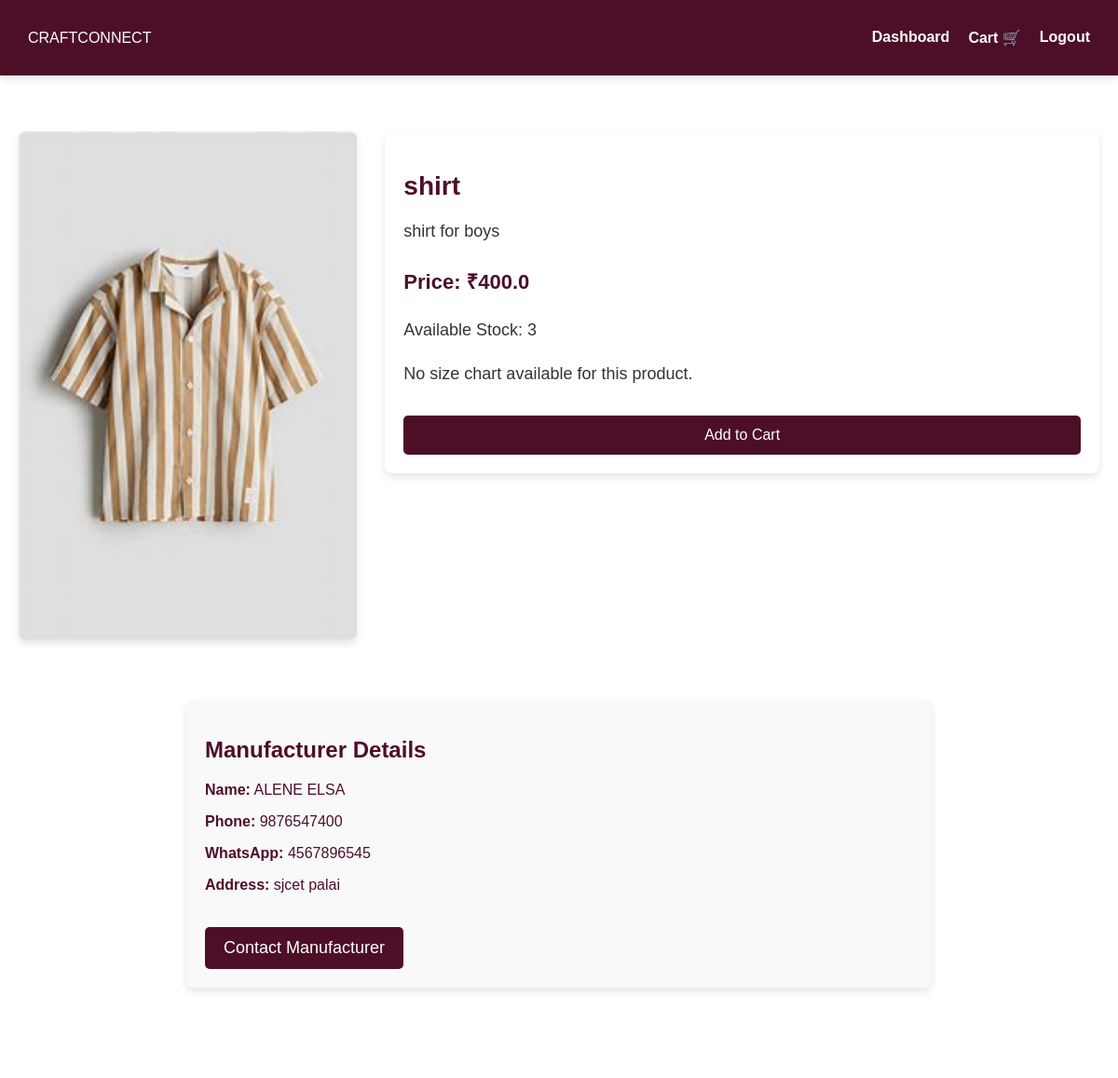
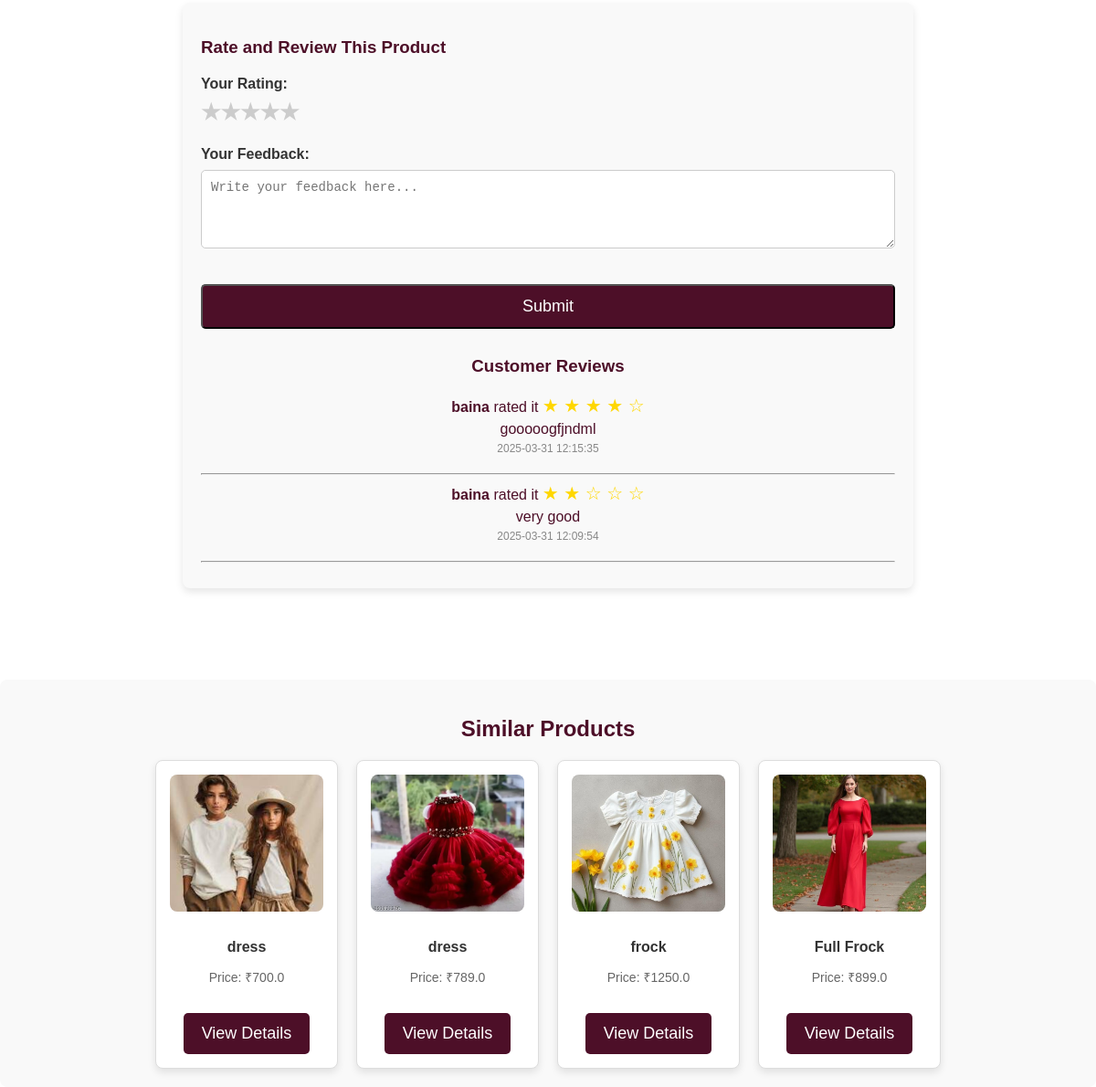
The page /product_details/3 (signed in) on the database its author committed (2 pictures, top to bottom).
### tables this page shows
CREATE TABLE products (
            id INTEGER PRIMARY KEY AUTOINCREMENT,
            name TEXT NOT NULL,
            description TEXT NOT NULL,
            price REAL NOT NULL,
            image TEXT NOT NULL,
            manufacturer_id INTEGER, approved INTEGER DEFAULT 0, category TEXT, stock_limit INTEGER DEFAULT NULL, size_chart TEXT,
            FOREIGN KEY (manufacturer_id) REFERENCES users (id)
        );

CREATE TABLE users (
            id INTEGER PRIMARY KEY AUTOINCREMENT,
            name TEXT NOT NULL,
            email TEXT UNIQUE NOT NULL,
            password TEXT NOT NULL,
            user_type TEXT NOT NULL,
            profile_pic TEXT DEFAULT 'default_profile.jpg'
        , phone TEXT, whatsapp TEXT, address TEXT, description TEXT, username TEXT, suspended default 0, is_logged_in INTEGER DEFAULT 0);

CREATE TABLE product_reviews (
            id INTEGER PRIMARY KEY AUTOINCREMENT,
            product_id INTEGER NOT NULL,
            user_id INTEGER NOT NULL,
            rating INTEGER NOT NULL,
            feedback TEXT NOT NULL,
            timestamp DATETIME DEFAULT CURRENT_TIMESTAMP,
            FOREIGN KEY (product_id) REFERENCES products (id),
            FOREIGN KEY (user_id) REFERENCES users (id)
        );

### app.py (the view)
@app.route('/product_details/<int:product_id>')
def product_details(product_id):
    conn = sqlite3.connect("craftconnect.db")
    conn.row_factory = sqlite3.Row
    cursor = conn.cursor()
    cursor.execute("""
        SELECT p.id, p.name, p.description, p.price, p.image, p.category, p.stock_limit, p.size_chart,
               m.id AS manufacturer_id, m.name AS manufacturer_name, m.phone, m.whatsapp, m.address,
               m.description AS manufacturer_description
        FROM products p
        JOIN users m ON p.manufacturer_id = m.id
        WHERE p.id = ?
    """, (product_id,))
    product = cursor.fetchone()
    if not product:
        conn.close()
        flash("Product not found.", "danger")
        return redirect(url_for("browse_products"))
    cursor.execute("""
        SELECT id, name, price, image
        FROM products
        WHERE category = ? AND id != ?
        LIMIT 4
    """, (product["category"], product_id))
    similar_products = cursor.fetchall()
    cursor.execute("""
        SELECT r.rating, r.feedback, r.timestamp, u.name AS user_name
        FROM product_reviews r
        JOIN users u ON r.user_id = u.id
        WHERE r.product_id = ?
        ORDER BY r.timestamp DESC
    """, (product_id,))
    reviews = cursor.fetchall()
    conn.close()
    return render_template("product_details.html", product=product, similar_products=similar_products, reviews=reviews)

### templates/product_details.html (shortened to what this page needs)
<!DOCTYPE html>
<html lang="en">
<head>
    <link rel="stylesheet" href="{{ url_for('static', filename='css/styles.css') }}">
</head>
<body>
    <nav class="navbar">
        <div class="logo">CRAFTCONNECT</div>
        <ul class="nav-links">
            <li><a href="{{ url_for('customer_dashboard') }}">Dashboard</a></li>
            <li><a href="{{ url_for('cart') }}">Cart 🛒</a></li>
            <li><a href="{{ url_for('logout') }}">Logout</a></li>
        </ul>
    </nav>
    <section class="product-details-container">
        <div class="product-image">
            <img src="{{ url_for('static', filename='uploads/' + product[4]) }}" alt="{{ product[1] }}">
        </div>
        <div class="product-details">
            <h1>{{ product[1] }}</h1>
            <p>{{ product[2] }}</p>
            <p class="price">Price: ₹{{ product[3] }}</p>
            <p class="stock">
    {% if product[6] is not none and product[6] > 0 %}
        Available Stock: {{ product[6] }}
    {% elif product[6] == 0 %}
        Out of Stock
    {% else %}
        Stock: Unlimited
    {% endif %}
</p>
            {% if product[5] == 'Clothing' %}
            {% if product[7] %}
                <button class="button" onclick="openModal()">View Size Chart</button>
            Modal for Size Chart
                <div id="sizeChartModal" class="modal">
                  <div class="modal-content">
                    <span class="close" onclick="closeModal()">&times;</span>
                    <img src="{{ url_for('static', filename='uploads/' + product[7]) }}" alt="Size Chart" class="size-chart-image">
                  </div>
                </div>
            {% else %}
                    <p>No size chart available for this product.</p>
            {% endif %}
            <form action="{{ url_for('add_to_cart', product_id=product[0]) }}" method="POST">
                <button type="submit" class="button">Add to Cart</button>
            </form>
            {% endif %}
        </div>
    </section>
    <section class="manufacturer-container">
        <h2>Manufacturer Details</h2>
        <p><strong>Name:</strong> {{ product[9] }}</p>
        <p><strong>Phone:</strong> {{ product[10] }}</p>
        <p><strong>WhatsApp:</strong> {{ product[11] }}</p>
        <p><strong>Address:</strong> {{ product[12] }}</p>
        <a href="{{ url_for('contact_manufacturer', product_id=product[0], manufacturer_id=product[8], customer_id=session['user_id']) }}" class="button">
          Contact Manufacturer
        </a>
    </section>
    <section class="feedback-container">
        <h3>Rate and Review This Product</h3>
        <form method="POST" action="{{ url_for('submit_rating', product_id=product['id']) }}">
            <label for="rating">Your Rating:</label>
            <div class="star-rating">
                <label for="star5" title="5 stars">&#9733;</label>
                <label for="star4" title="4 stars">&#9733;</label>
                <label for="star3" title="3 stars">&#9733;</label>
                <label for="star2" title="2 stars">&#9733;</label>
                <label for="star1" title="1 star">&#9733;</label>
            </div>
            <label for="feedback">Your Feedback:</label>
            <textarea id="feedback" name="feedback" rows="4" placeholder="Write your feedback here..." required></textarea>
            <button type="submit" class="button">Submit</button>
        </form>
        <div class="existing-reviews">
            <h3>Customer Reviews</h3>
            {% if reviews %}
                {% for review in reviews %}
                <div class="review">
                    <p><strong>{{ review['user_name'] }}</strong> rated it
                        <span class="stars">
                            {% for i in range(review['rating']) %}
                                &#9733;
                            {% endfor %}
                            {% for i in range(5 - review['rating']) %}
                                &#9734;
                            {% endfor %}
                        </span>
                    </p>
                    <p>{{ review['feedback'] }}</p>
                    <p class="review-date">{{ review['timestamp'] }}</p>
                </div>
                <hr>
                {% endfor %}
            {% else %}
                <p>No reviews yet. Be the first to review this product!</p>
            {% endif %}
        </div>
    </section>
    <section class="similar-products">
        <h2>Similar Products</h2>
        <div class="product-grid">
            {% for similar_product in similar_products %}
            <div class="product-card">
                <img src="{{ url_for('static', filename='uploads/' + similar_product[3]) }}" alt="{{ similar_product[1] }}">
                <h3>{{ similar_product[1] }}</h3>
                <p>Price: ₹{{ similar_product[2] }}</p>
                <a href="{{ url_for('product_details', product_id=similar_product[0]) }}" class="button">View Details</a>
            </div>
            {% endfor %}
        </div>
    </section>
</body>
</html>

### static/css/styles.css (style rules this page uses)
body { margin: 0; padding: 0; overflow-x: hidden; font-family: Arial, sans-serif; background: white; color: #4D0F28; min-height: 100vh; box-sizing: border-box; width:100%; max-width: 100%; }
.navbar { display: flex; justify-content: space-between; align-items: center; padding: 15px 30px; background: #4D0F28; color: white; box-shadow: 0px 4px 8px rgba(0, 0, 0, 0.1); max-width: 100%; flex-wrap: wrap; }
.nav-links { list-style: none; display: flex; gap: 20px; }
.nav-links a { text-decoration: none; color: white; font-size: 16px; font-weight: bold; transition: color 0.3s ease; }
.button { display: inline-block; margin-top: 20px; padding: 12px 20px; font-size: 18px; background: #4D0F28; color: white; text-decoration: none; border-radius: 5px; transition: 0.3s ease; }
* { outline: none; box-sizing: border-box; max-width: 100vw; }
.product-card { background: #fff; color: #4D0F28; padding: 20px; box-shadow: 0px 4px 8px rgba(0, 0, 0, 0.15); text-align: center; border-radius: 8px; transition: transform 0.3s ease, box-shadow 0.3s ease; width: 250px; }
.product-card img { width: 100%; height: 200px; object-fit: cover; border-radius: 5px; margin-bottom: 15px; }
.product-card h3 { font-size: 18px; color: #4D0F28; margin-bottom: 10px; }
.product-card p { font-size: 16px; color: #666; margin-bottom: 10px; }
input, button { width: 100%; padding: 10px; margin-top: 5px; }
.product-details-container { display: flex; flex-wrap: wrap; justify-content: space-between; align-items: flex-start; margin: 40px auto; gap: 30px; max-width: 1200px; padding: 20px; }
.product-image { flex: 1; max-width: 400px; }
.product-image img { width: 100%; border-radius: 8px; box-shadow: 0px 4px 8px rgba(0, 0, 0, 0.1); transition: transform 0.3s ease; cursor: zoom-in; }
.product-details { flex: 2; text-align: left; background: #fff; padding: 20px; border-radius: 8px; box-shadow: 0px 4px 8px rgba(0, 0, 0, 0.1); }
.product-details h1 { font-size: 28px; color: #4D0F28; margin-bottom: 15px; }
.product-details p { font-size: 18px; color: #333; margin-bottom: 10px; line-height: 1.6; }
.product-details .price { font-size: 22px; font-weight: bold; color: #4D0F28; margin-bottom: 20px; }
.product-details .button { padding: 12px 25px; background: #4D0F28; color: white; border: none; border-radius: 5px; cursor: pointer; transition: background 0.3s ease; font-size: 16px; }
.similar-products { margin-top: 40px; padding: 20px; background-color: #f9f9f9; border-radius: 8px; }
.similar-products h2 { text-align: center; color: #4D0F28; margin-bottom: 20px; }
.product-grid { display: flex; flex-wrap: wrap; gap: 20px; justify-content: center; }
.product-card { background-color: #fff; border: 1px solid #ddd; border-radius: 8px; width: 200px; padding: 15px; text-align: center; box-shadow: 0 4px 8px rgba(0, 0, 0, 0.1); }
.product-card img { width: 100%; height: 150px; object-fit: cover; border-radius: 8px; margin-bottom: 10px; }
.product-card h3 { font-size: 16px; color: #333; margin-bottom: 5px; }
.product-card p { font-size: 14px; color: #666; margin-bottom: 10px; }
.price { font-size: 18px; font-weight: bold; color: #4D0F28; }
.feedback-container h3 { margin-bottom: 20px; color: #4D0F28; }
.feedback-container form { margin-bottom: 30px; }
.feedback-container label { display: block; margin-bottom: 8px; font-weight: bold; color: #333; }
.feedback-container select, .feedback-container textarea { width: 100%; padding: 10px; margin-bottom: 15px; border: 1px solid #ccc; border-radius: 5px; font-size: 14px; }
.existing-reviews { margin-top: 20px; text-align: center; }
.existing-reviews .review { margin-bottom: 20px; }
.existing-reviews .review p { margin: 5px 0; }
.review-date { font-size: 12px; color: #888; }
.star-rating { display: flex; flex-direction: row-reverse; justify-content: flex-end; margin-bottom: 15px; }
.star-rating label { font-size: 30px; color: #ccc; cursor: pointer; transition: color 0.3s ease; }
.stars { color: #FFD700; font-size: 20px; }
.product-image img { max-width: 400px; border-radius: 8px; box-shadow: 0 4px 8px rgba(0, 0, 0, 0.1); }
.star-rating label { font-size: 24px; color: #ccc; cursor: pointer; transition: color 0.3s ease; }
.existing-reviews { margin-top: 20px; }

### rows shown on the page
products: image+name (picture), name "shirt", description "shirt for boys", price "400.0", stock_limit "3"
users: name "ALENE ELSA", phone "9876547400", whatsapp "4567896545", address "sjcet palai"
product_reviews: user_name "baina", rating 4 (drawn), feedback "gooooogfjndml", timestamp "2025-03-31 12:15:35"
product_reviews: user_name "baina", rating 2 (drawn), feedback "very good", timestamp "2025-03-31 12:09:54"
products: image (picture), name "dress", price "700.0"
products: image (picture), name "dress", price "789.0"
products: image+name (picture), name "frock", price "1250.0"
products: image (picture), name "Full Frock", price "899.0"
